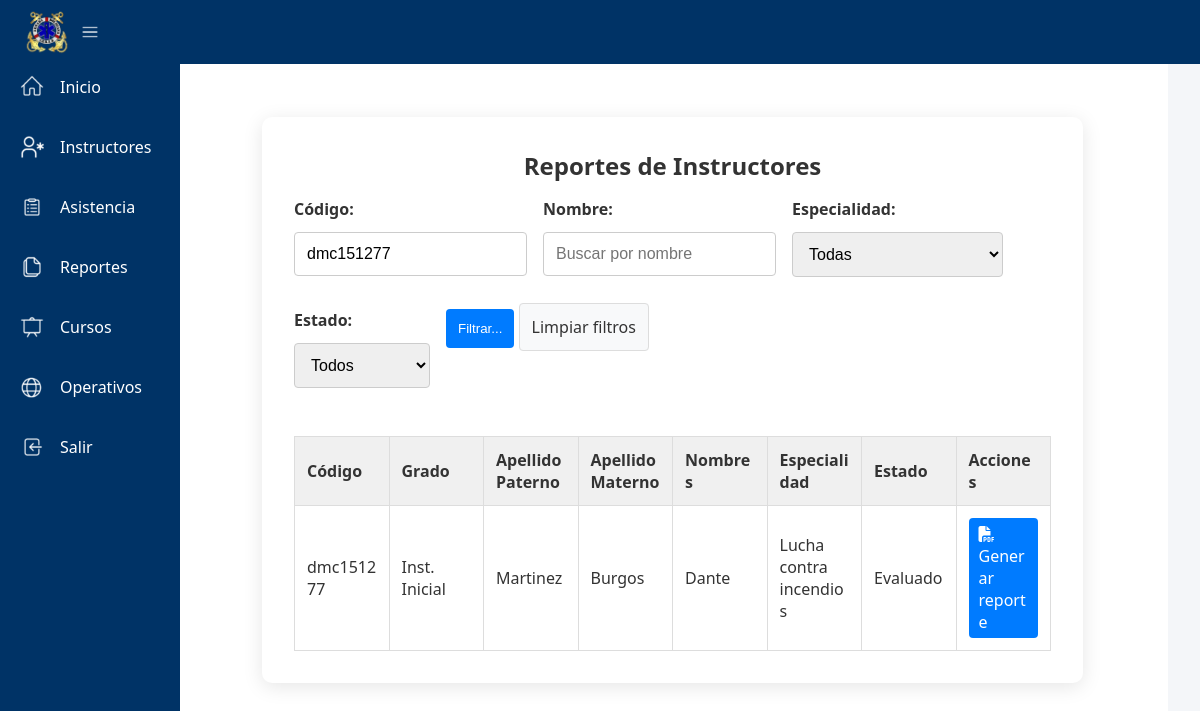
The page /dashboard/pages/reportes_ins.php?codigo=dmc151277 on the database its author committed.
### tables this page shows
CREATE TABLE instructores (
    id INTEGER PRIMARY KEY AUTOINCREMENT,
    codigo TEXT NOT NULL UNIQUE,
    grado TEXT NOT NULL,
    nombres TEXT NOT NULL,
    apellido_paterno TEXT NOT NULL,
    apellido_materno TEXT NOT NULL,
    cedula TEXT NOT NULL,
    fecha_nacimiento DATE NOT NULL,
    especialidad TEXT NOT NULL,
    estado TEXT NOT NULL
);

### dashboard/pages/reportes_ins.php (the view, shortened to what this page needs)
<?php
require_once 'data/db.php';
try {
    $stmt = $pdo->query("SELECT * FROM instructores ORDER BY nombres ASC");
    $instructores = $stmt->fetchAll(PDO::FETCH_ASSOC);
} catch (PDOException $e) {
    echo "<p class='error-message'>Error al cargar instructores: " . $e->getMessage() . "</p>";
}
?>
<!DOCTYPE html>
<html lang="es">
<head>
    <link rel="stylesheet" href="../css/style.css" />
    <link rel="stylesheet" href="css_pages/css_instructores1.css">
    <link rel="stylesheet" href="css_pages/css_instructores2.css">
    <link rel="stylesheet" href="https://cdnjs.cloudflare.com/ajax/libs/font-awesome/6.5.0/css/all.min.css">
</head>
<body class="sidebar-expanded">
    <header class="top-bar">
        <div class="logo-container">
            <button id="toggleSidebar" aria-label="Alternar menú lateral">
                <img src="../images/sbrab_escudo.png" alt="Logo" class="logo" />
                <img src="../icons/navi.png" class="menu-toggle-icon">
            </button>
        </div>
    </header>
    <aside id="sidebar" class="sidebar">
        <nav class="sidebar-nav">
            <ul>
                <li><a href="../inicio.html" class="menu-item"><img src="../icons/home.png" alt="Inicio" class="icon" />
                        <span class="text">Inicio</span></a></li>
                <li><a href="instructores.html" class="menu-item"><img src="../icons/instructores.png" alt="Registro"
                            class="icon" />
                        <span class="text">Instructores</span></a></li>
                <li><a href="asistencia.html" class="menu-item"><img src="../icons/asistencia.png" alt="Asistencia" class="icon" />
                        <span class="text">Asistencia</span></a></li>
                <li><a href="reportes.html" class="menu-item"><img src="../icons/reportes.png" alt="Reportes" class="icon" />
                        <span class="text">Reportes</span></a></li>
                <li><a href="cursos.html" class="menu-item"><img src="../icons/cursos.png" alt="Cursos" class="icon" />
                        <span class="text">Cursos</span></a></li>
                <li><a href="operativos.html" class="menu-item"><img src="../icons/operativos.png" alt="Operativos" class="icon" />
                        <span class="text">Operativos</span></a></li>
                <li><a href="../../login.html" class="menu-item"><img src="../icons/salir.png" alt="Salir" class="icon" />
                        <span class="text">Salir</span></a></li>
            </ul>
        </nav>
    </aside>
    <main id="content" class="content">
        <div class="form-container">
            <h2>Reportes de Instructores</h2>
            <form method="GET" action="<?= $_SERVER['PHP_SELF'] ?>" class="search-form">
                <div class="filter-row">
                    <div class="filter-item">
                        <label for="busqueda_codigo">Código:</label>
                        <input type="text" id="busqueda_codigo" name="codigo" value="<?= htmlspecialchars($_GET['codigo'] ?? '') ?>" placeholder="ABC123456">
                    </div>
                    <div class="filter-item">
                        <label for="busqueda_nombre">Nombre:</label>
                        <input type="text" id="busqueda_nombre" name="nombre" value="<?= htmlspecialchars($_GET['nombre'] ?? '') ?>" placeholder="Buscar por nombre">
                    </div>
                    <div class="filter-item">
                        <label for="busqueda_especialidad">Especialidad:</label>
                        <select id="busqueda_especialidad" name="especialidad">
                            <option value="">Todas</option>
                        </select>
                    </div>
                    <div class="filter-item">
                        <label for="busqueda_estado">Estado:</label>
                        <select id="busqueda_estado" name="estado">
                            <option value="">Todos</option>
                        </select>
                    </div>
                    <div class="filter-actions">
                        <button type="submit">Filtrar...</button>
                        <a href="<?= $_SERVER['PHP_SELF'] ?>">Limpiar filtros</a>
                    </div>
                </div>
            </form>
            <table class="table-list full-width-table">
                <thead>
                    <tr>
                        <th>Código</th>
                        <th>Grado</th>
                        <th>Apellido Paterno</th>
                        <th>Apellido Materno</th>
                        <th>Nombres</th>
                        <th>Especialidad</th>
                        <th>Estado</th>
                        <th>Acciones</th>
                    </tr>
                </thead>
                <tbody>
                    <?php
                    require_once 'data/db.php';
                    $where = [];
                    $params = [];
                    if (!empty($_GET['codigo'])) {
                        $where[] = "codigo LIKE ?";
                        $params[] = "%{$_GET['codigo']}%";
                    }
                    try {
                        $sql = "SELECT * FROM instructores";
                        if (!empty($where)) {
                            $sql .= " WHERE " . implode(" AND ", $where);
                        }
                        $sql .= " ORDER BY apellido_paterno ASC, apellido_materno ASC, nombres ASC";
                        $stmt = $pdo->prepare($sql);
                        $stmt->execute($params);
                        $instructores = $stmt->fetchAll(PDO::FETCH_ASSOC);
                        foreach ($instructores as $instructor) {
                            echo "<tr>";
                            echo "<td>" . htmlspecialchars($instructor['codigo']) . "</td>";
                            echo "<td>" . htmlspecialchars($instructor['grado']) . "</td>";
                            echo "<td>" . htmlspecialchars($instructor['apellido_paterno']) . "</td>";
                            echo "<td>" . htmlspecialchars($instructor['apellido_materno']) . "</td>";
                            echo "<td>" . htmlspecialchars($instructor['nombres']) . "</td>";
                            echo "<td>" . htmlspecialchars($instructor['especialidad']) . "</td>";
                            echo "<td>" . ucfirst(htmlspecialchars($instructor['estado'])) . "</td>";
                            echo "<td>
                      <a href='generar_reporte.php?id={$instructor['id']}' target='_blank' class='btn-report' style='background-color: #007bff; color: white; padding: 5px 10px; text-decoration: none; border-radius: 4px; display: inline-block;'><i class='fas fa-file-pdf'></i> Generar reporte</a>
                    </td>";
                            echo "</tr>";
                        }
                    } catch (PDOException $e) {
                        echo "<tr><td colspan='8' class='error-message'>Error al cargar datos: " . htmlspecialchars($e->getMessage()) . "</td></tr>";
                    }
                    ?>
                </tbody>
            </table>
        </div>
    </main>
</body>
</html>

### dashboard/css/style.css (style rules this page uses)
* { margin: 0; padding: 0; box-sizing: border-box; }
body { font-family: 'Segoe UI', Tahoma, Geneva, Verdana, sans-serif; background-color: #f4f4f4; color: #333; display: flex; min-height: 100vh; transition: all 0.3s ease; }
.top-bar { position: fixed; top: 0; left: 0; right: 0; z-index: 1000; display: flex; align-items: center; justify-content: space-between; padding: 10px 24px; background-color: #003366; color: white; height: 64px; }
.logo-container button { background: none; border: none; cursor: pointer; display: flex; align-items: center; gap: 8px; }
.logo { width: 46px; height: 46px; object-fit: contain; }
.menu-toggle-icon { display: flex; flex-direction: column; gap: 2px; transition: transform 0.3s ease; width: 24px; height: 24px; filter: invert(100%); }
.sidebar { position: fixed; top: 60px; left: 0; width: 180px; height: calc(100% - 64px); background-color: #003366; color: white; transition: width 0.3s ease; z-index: 999; overflow: hidden; }
.sidebar .sidebar-nav ul { list-style: none; padding: 5px; margin-top: 0; }
.sidebar .sidebar-nav li { margin-bottom: 16px; }
.menu-item { display: flex; align-items: center; padding: 10px 15px; color: white; text-decoration: none; border-radius: 8px; transition: background-color 0.3s ease; }
.menu-item .icon { width: 24px; height: 24px; display: flex; align-items: center; justify-content: center; margin-right: 16px; filter: invert(100%); }
.menu-item .text { white-space: nowrap; overflow: hidden; text-overflow: ellipsis; transition: opacity 0.3s ease; }
.content { margin-left: 145px; padding: 85px; flex: 1; background-color: #fff; min-height: 100vh; transition: margin-left 0.3s ease; }

### dashboard/pages/css_pages/css_instructores1.css (style rules this page uses)
.form-container { background-color: #b1d7f7; padding: 15px; border-radius: 10px; box-shadow: 0 4px 20px rgba(0, 0, 0, 0.1); max-width: 700px; margin: auto; }
input[type="text"], input[type="date"], select { width: 100%; padding: 0.75rem; margin-bottom: 1rem; border: 1px solid #ccc; border-radius: 6px; font-size: 1rem; }

### dashboard/pages/css_pages/css_instructores2.css (style rules this page uses)
* { box-sizing: border-box; margin: 0; padding: 0; }
body { font-family: 'Segoe UI', Tahoma, Geneva, Verdana, sans-serif; background-color: #f4f6f9; color: #333; padding: 2rem; }
.form-container { max-width: 1200px; width: 100%; margin: auto; background-color: white; padding: 2rem; border-radius: 10px; box-shadow: 0 4px 20px rgba(0, 0, 0, 0.1); }
h2 { text-align: center; margin-bottom: 1rem; }
a { color: #007bff; text-decoration: none; }
.search-form { display: flex; gap: 1rem; flex-wrap: wrap; margin-bottom: 2rem; }
.filter-row { display: flex; gap: 1rem; flex-wrap: wrap; }
.filter-item { display: flex; flex-direction: column; gap: 0.5rem; }
.filter-actions { flex-direction: row; align-items: flex-end; }
.search-form label { font-weight: bold; margin-bottom: 0.25rem; }
.search-form input, .search-form select { width: 100%; padding: 0.75rem; border: 1px solid #ccc; border-radius: 4px; }
.search-form button { background-color: #007bff; color: white; cursor: pointer; padding: 0.75rem; border: none; border-radius: 4px; }
.search-form a { text-decoration: none; background-color: #f8f9fa; color: #333; padding: 0.75rem; border: 1px solid #ddd; border-radius: 4px; }
.table-list.full-width-table { width: 100%; table-layout: fixed; border-collapse: collapse; }
.table-list th, .table-list td { padding: 0.75rem; word-break: break-word; }
.table-list thead { background-color: #f0f0f0; }

### dashboard/pages/reportes_ins.php (style rules this page uses)
.table-list { width: 100%; border-collapse: collapse; margin-top: 2rem; }
.table-list th, .table-list td { padding: 0.75rem; text-align: left; border: 1px solid #ddd; }
.table-list thead { background-color: #f0f0f0; }

### rows shown on the page
instructores: codigo "dmc151277", grado "Inst. Inicial", apellido_paterno "Martinez", apellido_materno "Burgos", nombres "Dante", especialidad "Lucha contra incendios", estado "Evaluado"
